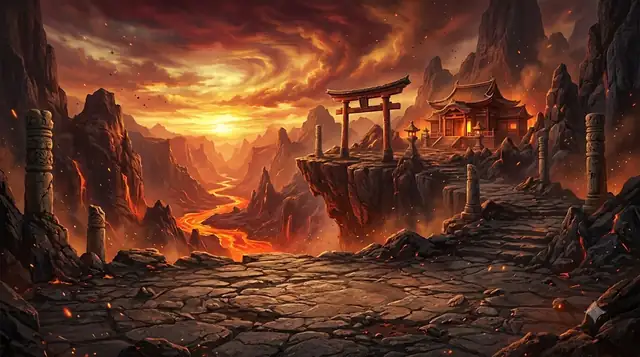
#> input picture img/dungeon/bulgeun.webp, 640 x 357 px, given in place of 토.jpg, which was not available
$ python mk_mapart.py
#> lines starting #> are read from the running program, lines starting #| are printed output that depends on the picture; pictures that were not available may be replaced by others from this repository, and a replacement may not be noted
# -*- coding: utf-8 -*-
"""지도 그림 만들기.

  python3 mk_mapart.py        → content/img/map/*.jpg

## 건물 (원형 메달리온)
`content/img/map/src/*.png` 다섯 장을 줄여서 씁니다. 이 원본은 ChatGPT 이미지
생성으로 뽑은 것이고, 건물 이름에 맞춘 프롬프트가 아래 PROMPT 에 그대로 있습니다.
다시 뽑고 싶으면 그 문장을 그대로 넣고, 받은 그림을 같은 파일명으로 덮으면 됩니다.

## 배경
`Game/bg/토.jpg` 의 넓은 풍경을 밤으로 물들여 씁니다.
"""
import os
from PIL import Image, ImageEnhance, ImageDraw, ImageFilter

HERE = os.path.dirname(os.path.abspath(__file__))
ROOT = os.path.dirname(HERE)                       # content/
BG   = os.path.join(os.path.dirname(ROOT), 'bg')   # Game/bg/
OUT  = os.path.join(ROOT, 'img', 'map')
SRC  = os.path.join(OUT, 'src')

COMMON = ('Square 1:1. Highly detailed painted fantasy concept art, East Asian '
          '(Korean/Chinese) architecture, dramatic cinematic lighting, rich saturated '
          'color, no text, no letters, no people. Building centered, filling the frame.')

PROMPT = {
 'to':   '사주각 四柱閣 — "Hall of the Four Pillars": a grand two-story traditional '
         'pavilion standing on four massive stone pillars, golden ochre and earth tones, '
         'green tiled curved roofs, terraced stone platform carved into a mountaintop, '
         'warm amber light glowing from inside, drifting mist, sunset sky.',
 'su':   '십간의 전당 十干殿堂 — "Hall of the Ten Heavenly Stems": a wide low scholars\' '
         'hall with exactly ten slender columns across its front facade, deep indigo and '
         'jade-green tiled roof, hanging paper lanterns, beside a tall waterfall with '
         'rising mist, cool blue moonlight, night.',
 'geum': '명식의 탑 命式塔 — "Tower of the Destiny Chart": a tall nine-tier stone-and-'
         'silver pagoda alone on a frozen cliff, pale silver-grey and white, small metal '
         'bells on each tier\'s eaves, faint constellation patterns carved into the walls, '
         'falling snow, cold moonlight, night.',
 'hwa':  '십이지 궁 十二支宮 — "Palace of the Twelve Earthly Branches": a circular open-air '
         'arena palace ringed by twelve tall stone pillars, each crowned with a different '
         'carved zodiac animal statue, dark red and black lacquered gatehouse at the front, '
         'burning braziers, embers, volcanic red glow from below, stormy sky.',
 'gunghap': '궁합소 宮合所 — "House of Matched Hearts": an intimate twin pavilion — two small '
         'curved-roof pavilions joined by a covered wooden bridge, two ancient trees on either side '
         'whose branches intertwine into one canopy above the roofs, a long red silk thread tied '
         'between two stone lanterns, paired rose-pink and peach paper lanterns glowing, cherry '
         'blossom petals drifting, a small still pond reflecting a pink-violet twilight sky with a '
         'crescent moon, warm romantic glow.',
 # ↑ 2026-09-24 ChatGPT 로 뽑음(Flow 는 확장 권한 거부). 받은 그림 가운데를 잘라 480px 로 썼다.
 'mok':  '연의 저울 緣 — "Pavilion of the Scale of Fate": a small elegant green-roofed '
         'pavilion in a lush bamboo grove, a large ornate golden balance scale with two '
         'hanging brass pans suspended beneath its eaves, blossoming branches, moss-covered '
         'stone steps, soft green dawn light, drifting pollen.',
}

SIZE = 480          # 지도에서 가장 큰 메달리온이 176px 이라 이 정도면 충분히 선명하다


def medallions():
    for key in PROMPT:
        p = os.path.join(SRC, key + '.png')
        if not os.path.exists(p):
            print(f'  ! {key}: 원본이 없습니다 — {p}')
            continue
        im = Image.open(p).convert('RGB')
        # 가운데를 조금 당겨 자른다 — 원형으로 잘리면 네 귀퉁이가 어차피 사라지고,
        # 지름 176px 안에서 건물이 작아 보이는 것이 더 손해다.
        s = int(min(im.size) * 0.88)
        x0, y0 = (im.width - s) // 2, (im.height - s) // 2
        im = im.crop((x0, y0, x0 + s, y0 + s)).resize((SIZE, SIZE), Image.LANCZOS)
        im = ImageEnhance.Contrast(im).enhance(1.04)
        im.save(os.path.join(OUT, f'spot-{key}.jpg'), quality=85, optimize=True)


def backdrop():
    """토의 넓은 풍경을 밤으로. 너무 어두우면 그림이 죽고, 밝으면 글자가 안 읽힌다."""
    im = Image.open(os.path.join(BG, '토.jpg')).convert('RGB')
#> im is the input picture: PIL image 640x357 RGB; mean R, G, B 97.4, 55, 37.6
    W, H = im.size
#> W = 640; H = 357
    sw = int(H * 1000 / 620)                       # 지도 viewBox 비율에 맞춰 자른다
#> sw = 575
    x0 = (W - sw) // 2
#> x0 = 32
    bg = im.crop((x0, 0, x0 + sw, H)).resize((1500, 930), Image.LANCZOS)
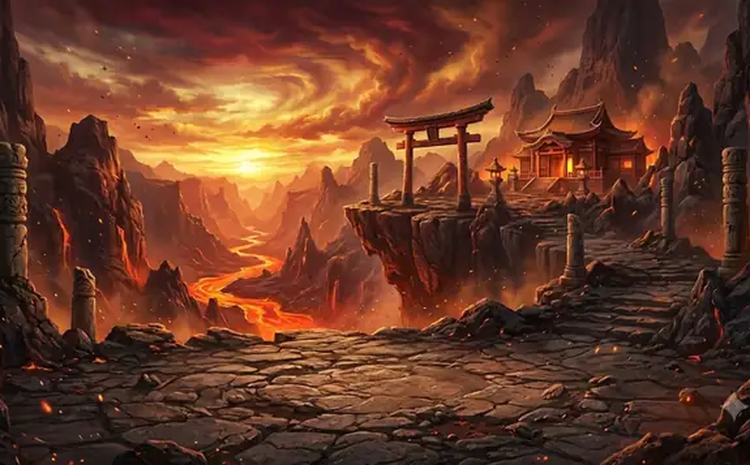
#> bg: PIL image 1500x930 RGB (shown at 1/2 size); mean R, G, B 103.8, 58.4, 39.5
    bg = ImageEnhance.Brightness(bg).enhance(0.55)
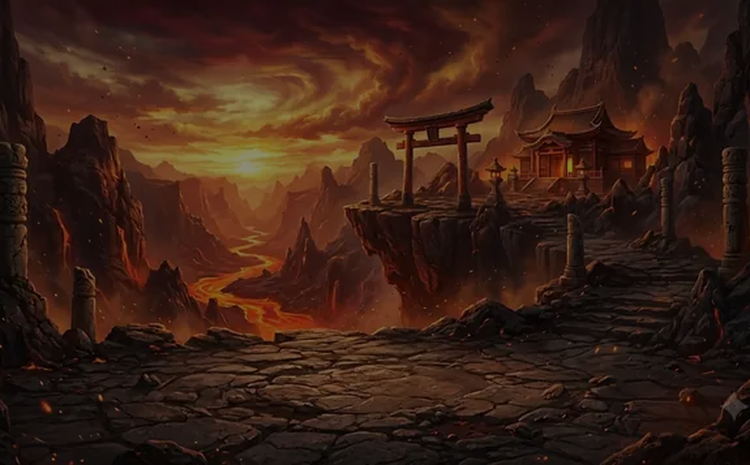
#> bg: PIL image 1500x930 RGB (shown at 1/2 size); mean R, G, B 56.6, 31.6, 21.3
    bg = ImageEnhance.Color(bg).enhance(0.62)
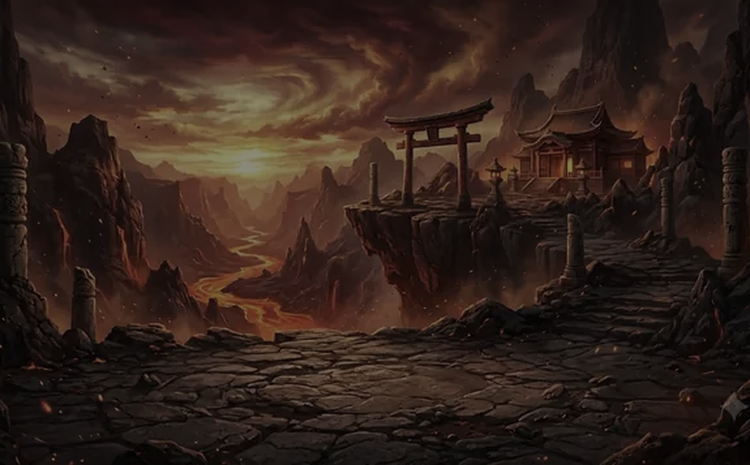
#> bg: PIL image 1500x930 RGB (shown at 1/2 size); mean R, G, B 49, 33.5, 27.1
    bg = Image.blend(bg, Image.new('RGB', bg.size, (24, 34, 55)), 0.32)
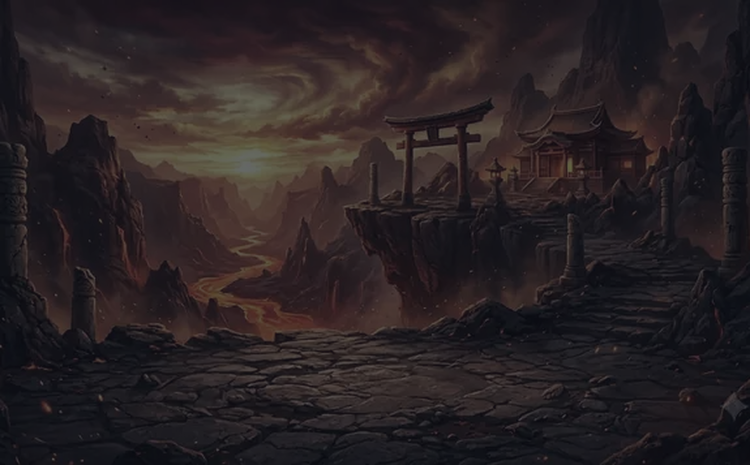
#> bg: PIL image 1500x930 RGB (shown at 1/2 size); mean R, G, B 40.5, 33.2, 35.5
    v = Image.new('L', bg.size, 0)
#> v: PIL image 1500x930 L; every value is 0
    ImageDraw.Draw(v).ellipse([-300, -240, 1800, 1170], fill=255)
#> v: PIL image 1500x930 L; every value is 255
    v = v.filter(ImageFilter.GaussianBlur(115))
    bg = Image.composite(bg, Image.new('RGB', bg.size, (9, 13, 21)), v)
    bg.save(os.path.join(OUT, 'map-bg.jpg'), quality=82, optimize=True)


if __name__ == '__main__':
    os.makedirs(OUT, exist_ok=True)
    medallions()
    backdrop()
    for f in sorted(f for f in os.listdir(OUT) if f.endswith('.jpg')):
        print(f'  {f}  {os.path.getsize(os.path.join(OUT, f))//1024} KB')
